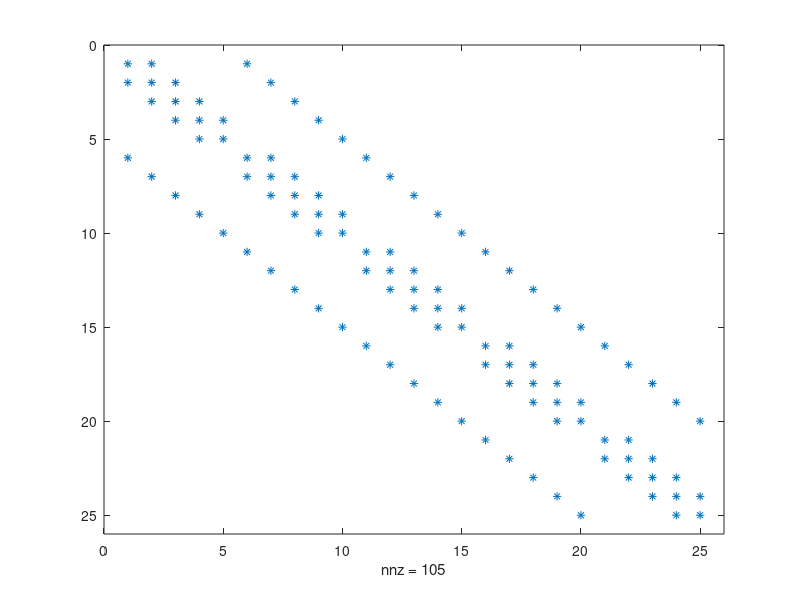

This figure's MATLAB source:
clc


%Initial value
NY=5;  NC=5;  M=5;ymas =4; cmax=3;cmin=-3;tmax=1.5; sigmas=1; mus1=1;mus2=0; sigmac=0.5; betaN=1;


%Grid Initialization

dy=ymas/NY;
dc=(cmax-cmin)/NC;
dt=tmax/M;

% Discretised point
y= dy:dy:ymas;
c= (cmin+dc):dc:cmax;
t= dt:dt:tmax;


%The Coefficient of the five stencil points

for j=1:NC
  if(-c(j)> 0.5)
    muc1=-c(j); betaN1=betaN; muc2=0; betaN2=0;
  else
    muc1=0; betaN1=0; muc2=-c(j); betaN2=betaN;
  end
  for i=1:NY  
    G(i,j)=1-(dt/dc)*(muc1-sigmac*betaN1)-(dt/dc)*(muc2-sigmac*betaN2)-(dt/(dy)^2)*y(i)^2*sigmas^2-(dt/(dc)^2)*sigmac^2;
    H(i,j)=(dt*y(i)^2*sigmas^2)/(2*(dy)^2);
    I(i,j)=(dt/dc)*(muc1-sigmac*betaN1)+(dt*sigmac^2)/(2*(dc)^2);
    J(i,j)=(dt*y(i)^2*sigmas^2)/(2*(dy)^2);
    K(i,j)=(dt/dc)*(muc2-sigmac*betaN2)+(dt*sigmac^2)/(2*(dc)^2);
  end
end

                  % The matrix Omega
                    

% This is the upper off Diagonal block 
Omega1up=[]; 
for i=1:NY-1
    Omegaup1=diag(H(i,1:NC),0);
    Omega1up=sparse(blkdiag(Omega1up,Omegaup1));
end


%This is the lower off-diagonal block 
Omega1down=[]; 
for i=2:NY
    Omegadown1= diag(J(i,1:NC),0);
    Omega1down=sparse(blkdiag(Omega1down,Omegadown1));
end


% making the matrix Omega1up same as Omega1down

Omegastarup=sparse([zeros((NY-1)*NC,NC), Omega1up;zeros(NC,NY*NC)]); 
Omegastardown=sparse([zeros(NC,NY*NC); Omega1down,zeros((NY-1)*NC,NC)]); 


       % The second matrix A2 is just a diagonal matrix with tridiagonal block
Omega2=[];
for i=1:NY
    Omegadiag=diag(G(i,1:NY),0)+diag(K(i,2:NY),-1)+ diag(I(i,1:NY-1),1);
    Omega2=sparse(blkdiag(Omega2,Omegadiag));
end

Omega=sparse(Omega2 + Omegastardown + Omegastarup);

figure(1);
spy(Omega);

eigs(Omega);


                    %Terminal  Condition
f=zeros(NY*NC,1);
for i=1:NY
   for j=1:NC
       f((i-1)*NC+j)=(1+betaN-(1/2)-(-c(j)/sigmac))*exp(-c(j)/sigmac);      
   end
end

